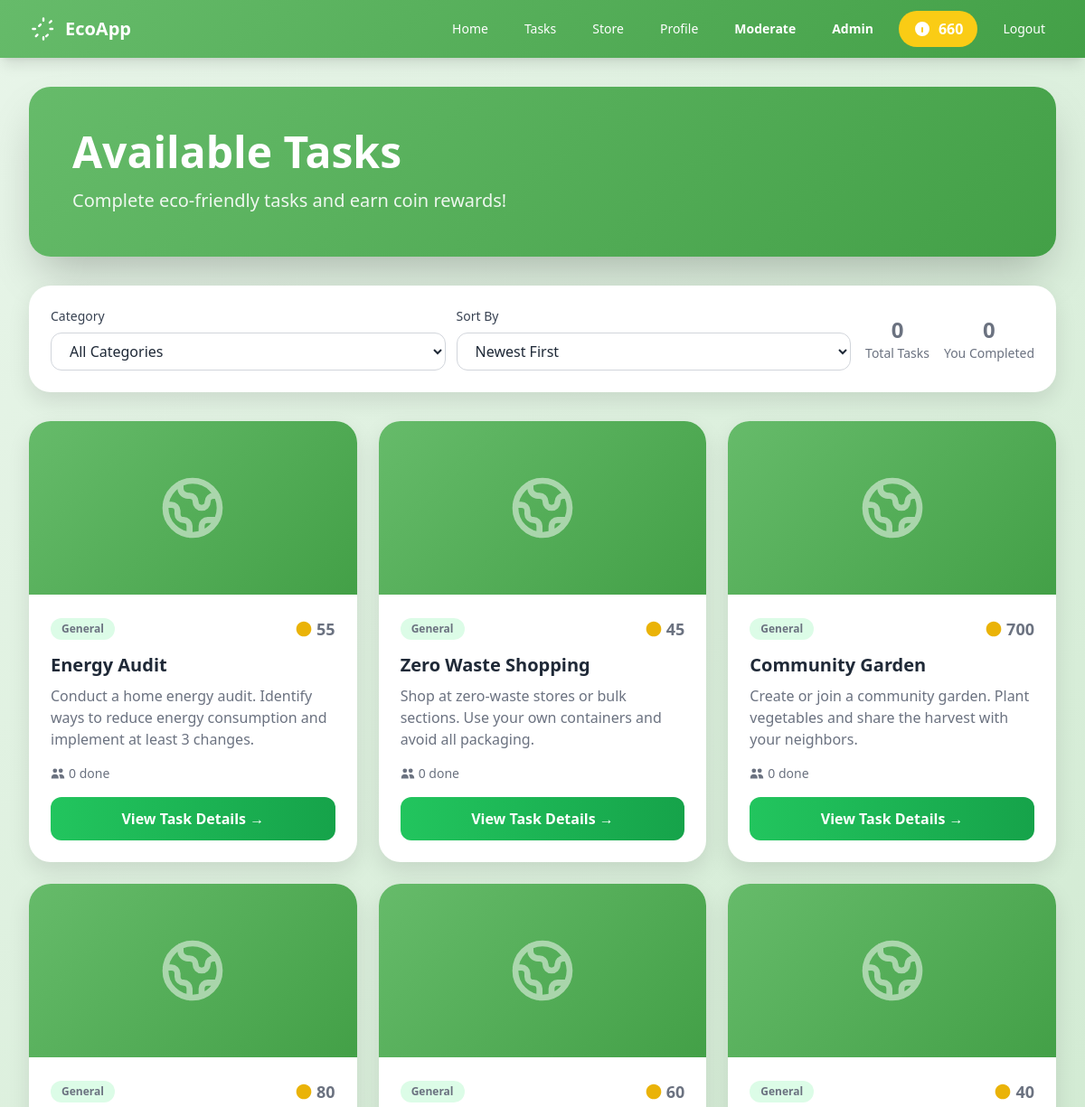
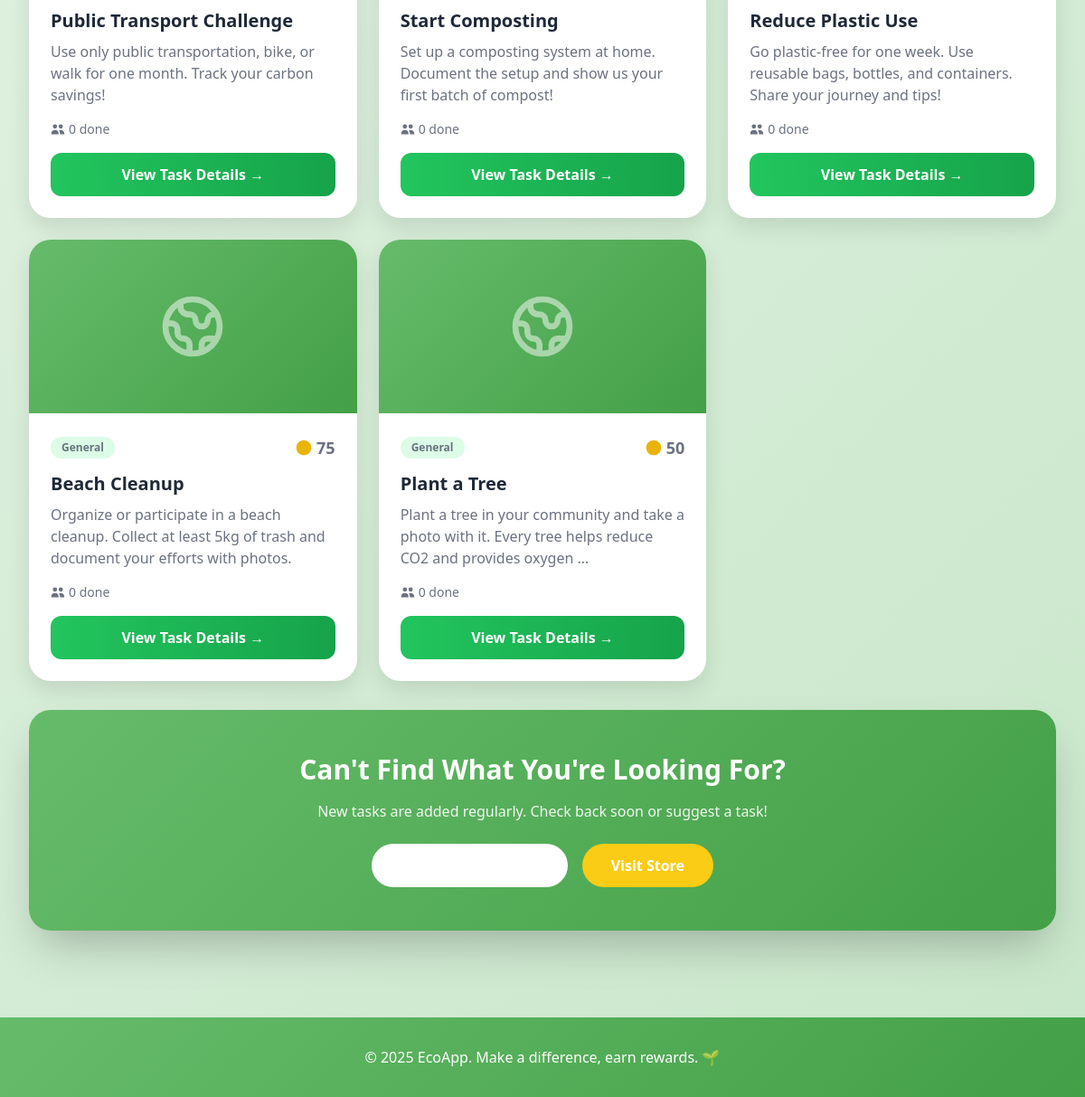
Page /tasks/ (signed in) on the committed database (2 pictures, top to bottom).
### eco/models.py (models this page shows, shortened)
class UserProfile(models.Model):
    user = models.OneToOneField(User, on_delete=models.CASCADE, related_name='profile')
    photo = models.ImageField(upload_to='profile_photos/', blank=True, null=True)
    location = models.CharField(max_length=100, blank=True)
    age = models.PositiveIntegerField(blank=True, null=True)
    bio = models.TextField(blank=True)
    coin_balance = models.IntegerField(default=0)

class EcoTask(models.Model):
    title = models.CharField(max_length=200)
    description = models.TextField()
    coin_reward = models.IntegerField(default=10)
    deadline = models.DateTimeField(blank=True, null=True)
    example_photo = models.ImageField(upload_to='task_examples/', blank=True, null=True)
    created_at = models.DateTimeField(auto_now_add=True)
    is_active = models.BooleanField(default=True)
    class Meta:
        ordering = ['-created_at']

### eco/views.py (the view)
# urls.py: path('tasks/', views.tasks_view, name='tasks'),
def tasks_view(request):
    tasks_list = EcoTask.objects.filter(is_active=True)
    submitted_task_ids = []
    if request.user.is_authenticated:
        submitted_task_ids = TaskSubmission.objects.filter(
            user=request.user
        ).values_list('task_id', flat=True)
    search = request.GET.get('search')
    if search:
        tasks_list = tasks_list.filter(
            Q(title__icontains=search) | Q(description__icontains=search)
        )
    difficulty = request.GET.get('difficulty')
    if difficulty:
        tasks_list = tasks_list.filter(difficulty=difficulty)
    sort = request.GET.get('sort')
    if sort == 'reward':
        tasks_list = tasks_list.order_by('-coin_reward')
    elif sort == 'deadline':
        tasks_list = tasks_list.order_by('deadline')
    elif sort == 'title':
        tasks_list = tasks_list.order_by('title')
    else:
        tasks_list = tasks_list.order_by('-created_at')
    paginator = Paginator(tasks_list, 9)  # 9 tasks per page
    page = request.GET.get('page')
    tasks = paginator.get_page(page)
    context = {
        'tasks': tasks,
        'submitted_task_ids': submitted_task_ids,
    }
    return render(request, 'eco/tasks.html', context)

### eco/templates/eco/tasks.html (shortened to what this page needs)
{% extends 'eco/base.html' %}
{% block content %}
<div class="space-y-8">
    <div class="gradient-primary rounded-3xl p-8 md:p-12 shadow-2xl">
        <h1 class="text-3xl md:text-5xl font-bold text-white mb-4">Available Tasks</h1>
        <p class="text-lg md:text-xl text-white opacity-90">Complete eco-friendly tasks and earn coin rewards!</p>
    </div>
    <div class="card p-6">
        <div class="flex flex-col lg:flex-row justify-between items-start lg:items-center gap-4">
            <form method="get" class="flex flex-wrap gap-3 items-end flex-1">
                <div class="flex-1 min-w-[200px]">
                    <label for="category" class="block text-sm font-medium text-gray-700 mb-2">Category</label>
                    <select name="category" id="category" onchange="this.form.submit()"
                            class="w-full px-4 py-2 border border-gray-300 rounded-xl focus:outline-none focus:ring-2 focus:ring-green-500 text-gray-800">
                        <option value="">All Categories</option>
                    </select>
                </div>
                <div class="flex-1 min-w-[200px]">
                    <label for="sort" class="block text-sm font-medium text-gray-700 mb-2">Sort By</label>
                    <select name="sort" id="sort" onchange="this.form.submit()"
                            class="w-full px-4 py-2 border border-gray-300 rounded-xl focus:outline-none focus:ring-2 focus:ring-green-500 text-gray-800">
                        <option value="newest" {% if request.GET.sort == 'newest' %}selected{% endif %}>Newest First</option>
                    </select>
                </div>
            </form>
            <div class="flex gap-4 flex-wrap">
                <div class="text-center">
                    <p class="text-2xl font-bold text-green-600">{{ total_tasks|default:0 }}</p>
                    <p class="text-sm text-gray-600">Total Tasks</p>
                </div>
                <div class="text-center">
                    <p class="text-2xl font-bold text-blue-600">{{ your_completed|default:0 }}</p>
                    <p class="text-sm text-gray-600">You Completed</p>
                </div>
            </div>
        </div>
    </div>
    <div>
        <div class="grid grid-cols-1 md:grid-cols-2 lg:grid-cols-3 gap-4 md:gap-6">
            {% for task in tasks %}
            <div class="card overflow-hidden hover:shadow-2xl transition-all duration-300 fade-in group">
                {% if task.image %}
                <div class="h-48 overflow-hidden">
                    <img src="{{ task.image.url }}" alt="{{ task.title }}"
                         class="w-full h-full object-cover group-hover:scale-110 transition-transform duration-300">
                </div>
                {% else %}
                <div class="h-48 gradient-primary flex items-center justify-center">
                </div>
                {% endif %}
                <div class="p-6">
                    <div class="flex items-center justify-between mb-3">
                        <span class="bg-green-100 text-green-800 text-xs font-semibold px-3 py-1 rounded-full">
                            {{ task.category|default:"General"|title }}
                        </span>
                        <div class="flex items-center space-x-1">
                            <svg class="w-5 h-5 text-yellow-500" viewBox="0 0 24 24" fill="currentColor">
                                <path d="M12 2C6.48 2 2 6.48 2 12C2 17.52 6.48 22 12 22C17.52 22 22 17.52 22 12C22 6.48 17.52 2 12 2Z"/>
                            </svg>
                            <span class="text-lg font-bold text-gray-800">{{ task.reward_coins|default:task.coin_reward|default:0 }}</span>
                        </div>
                    </div>
                    <h3 class="text-xl font-bold text-gray-800 mb-2 line-clamp-2">{{ task.title }}</h3>
                    <p class="text-gray-600 mb-4 line-clamp-3">{{ task.description|truncatewords:20 }}</p>
                    <div class="flex items-center gap-4 text-sm text-gray-500 mb-4">
                        <div class="flex items-center gap-1">
                            <svg class="w-4 h-4" fill="currentColor" viewBox="0 0 20 20">
                                <path d="M9 6a3 3 0 11-6 0 3 3 0 016 0zM17 6a3 3 0 11-6 0 3 3 0 016 0zM12.93 17c.046-.327.07-.66.07-1a6.97 6.97 0 00-1.5-4.33A5 5 0 0119 16v1h-6.07zM6 11a5 5 0 015 5v1H1v-1a5 5 0 015-5z" />
                            </svg>
                            <span>{{ task.submission_count|default:0 }} done</span>
                        </div>
                    </div>
                    <a href="{% url 'task_detail' task.id %}"
                       class="block w-full text-center bg-gradient-to-r from-green-500 to-green-600 hover:from-green-600 hover:to-green-700 text-white font-semibold py-3 rounded-xl transition-all duration-300 transform hover:scale-105">
                        View Task Details →
                    </a>
                </div>
            </div>
            {% endfor %}
        </div>
    </div>
    <div class="gradient-primary rounded-3xl p-8 md:p-12 text-center shadow-2xl">
        <h2 class="text-2xl md:text-3xl font-bold text-white mb-4">Can't Find What You're Looking For?</h2>
        <p class="text-white opacity-90 mb-6">New tasks are added regularly. Check back soon or suggest a task!</p>
        <div class="flex flex-col sm:flex-row gap-4 justify-center">
            <a href="{% url 'profile' %}" class="bg-white text-green-600 hover:bg-green-50 px-8 py-3 rounded-full font-bold transition">
            </a>
            <a href="{% url 'store' %}" class="bg-yellow-400 text-green-900 hover:bg-yellow-300 px-8 py-3 rounded-full font-bold transition">
                Visit Store
            </a>
        </div>
    </div>
</div>
{% endblock %}

### eco/templates/eco/base.html (shortened to what this page needs)
<!DOCTYPE html>
<html lang="en">
<head>
    <script src="https://cdn.tailwindcss.com"></script>
</head>
<body>
    <nav class="gradient-primary shadow-lg sticky top-0 z-50">
        <div class="max-w-7xl mx-auto px-4 sm:px-6 lg:px-8">
            <div class="flex justify-between items-center h-16">
                <div class="flex items-center">
                    <a href="{% url 'home' %}" class="flex items-center space-x-2">
                        <span class="text-white text-xl font-bold">EcoApp</span>
                    </a>
                </div>
                <div class="desktop-menu hidden md:flex items-center space-x-4">
                    {% if user.is_authenticated %}
                        <a href="{% url 'home' %}" class="text-white hover:text-green-100 px-3 py-2 rounded-md text-sm font-medium transition">Home</a>
                        <a href="{% url 'tasks' %}" class="text-white hover:text-green-100 px-3 py-2 rounded-md text-sm font-medium transition">Tasks</a>
                        <a href="{% url 'store' %}" class="text-white hover:text-green-100 px-3 py-2 rounded-md text-sm font-medium transition">Store</a>
                        <a href="{% url 'profile' %}" class="text-white hover:text-green-100 px-3 py-2 rounded-md text-sm font-medium transition">Profile</a>
                        {% if user.is_staff %}
                            <a href="{% url 'moderation_dashboard' %}" class="text-yellow-300 hover:text-yellow-100 px-3 py-2 rounded-md text-sm font-bold transition">
                                Moderate
                            </a>
                        {% endif %}
                        {% if user.is_superuser %}
                            <a href="{% url 'admin_dashboard' %}" class="text-yellow-300 hover:text-yellow-100 px-3 py-2 rounded-md text-sm font-bold transition">
                                Admin
                            </a>
                        {% endif %}
                        <div class="bg-yellow-400 text-green-900 px-4 py-2 rounded-full font-bold flex items-center space-x-2">
                            <svg class="w-5 h-5" fill="currentColor" viewBox="0 0 20 20">
                                <path d="M10 2a8 8 0 100 16 8 8 0 000-16zM9 9a1 1 0 112 0v4a1 1 0 11-2 0V9zm1-5a1 1 0 100 2 1 1 0 000-2z"/>
                            </svg>
                            <span>{{ user.profile.coin_balance|default:0 }}</span>
                        </div>
                        <a href="{% url 'logout' %}" class="text-white hover:text-red-200 px-3 py-2 rounded-md text-sm font-medium transition">Logout</a>
                    {% else %}
                        <a href="{% url 'login' %}" class="text-white hover:text-green-100 px-3 py-2 rounded-md text-sm font-medium transition">Login</a>
                        <a href="{% url 'signup' %}" class="bg-white text-green-700 hover:bg-green-50 px-4 py-2 rounded-full text-sm font-medium transition">Sign Up</a>
                    {% endif %}
                </div>
            </div>
        </div>
    </nav>
    <main class="max-w-7xl mx-auto px-4 sm:px-6 lg:px-8 py-8">
        {% block content %}{% endblock %}
    </main>
    <footer class="gradient-primary text-white mt-16 py-8">
        <div class="max-w-7xl mx-auto px-4 sm:px-6 lg:px-8 text-center">
            <p class="text-white">&copy; 2025 EcoApp. Make a difference, earn rewards. 🌱</p>
        </div>
    </footer>
</body>
</html>

### eco/templates/eco/base.html (style rules this page uses)
body { background: linear-gradient(135deg, #E8F5E9 0%, #C8E6C9 100%); min-height: 100vh; color: #1F2937; }
.gradient-primary { background: linear-gradient(135deg, #66BB6A 0%, #43A047 100%); color: white !important; }
.gradient-primary * { color: white !important; }
.card { background: white; border-radius: 1.5rem; box-shadow: 0 10px 25px rgba(0,0,0,0.1); transition: all 0.3s ease; color: #1F2937 !important; }
.card h1, .card h2, .card h3, .card h4, .card h5, .card h6 { color: #1F2937 !important; }
.card p, .card span, .card div { color: #6B7280 !important; }
input, textarea, select { color: #1F2937 !important; background: white !important; }
.fade-in { animation: fadeIn 0.6s ease-out; }

### eco/templates/eco/tasks.html (style rules this page uses)
.line-clamp-2 { display: -webkit-box; -webkit-line-clamp: 2; -webkit-box-orient: vertical; overflow: hidden; }
.line-clamp-3 { display: -webkit-box; -webkit-line-clamp: 3; -webkit-box-orient: vertical; overflow: hidden; }
.fade-in { animation: fadeIn 0.5s ease-out; }

### rows in the picture
EcoTask: category "General", reward_coins "55", title "Energy Audit", description "Conduct a home energy audit. Identify ways to reduce energy consumption and implement at least 3 changes.", submission_count "0"
EcoTask: category "General", reward_coins "45", title "Zero Waste Shopping", description "Shop at zero-waste stores or bulk sections. Use your own containers and avoid all packaging.", submission_count "0"
EcoTask: category "General", reward_coins "700", title "Community Garden", description "Create or join a community garden. Plant vegetables and share the harvest with your neighbors.", submission_count "0"
EcoTask: category "General", reward_coins "80", title "Public Transport Challenge", description "Use only public transportation, bike, or walk for one month. Track your carbon savings!", submission_count "0"
EcoTask: category "General", reward_coins "60", title "Start Composting", description "Set up a composting system at home. Document the setup and show us your first batch of compost!", submission_count "0"
EcoTask: category "General", reward_coins "40", title "Reduce Plastic Use", description "Go plastic-free for one week. Use reusable bags, bottles, and containers. Share your journey and tips!", submission_count "0"
EcoTask: category "General", reward_coins "75", title "Beach Cleanup", description "Organize or participate in a beach cleanup. Collect at least 5kg of trash and document your efforts with photos.", submission_count "0"
EcoTask: category "General", reward_coins "50", title "Plant a Tree", description "Plant a tree in your community and take a photo with it. Every tree helps reduce CO2 and provides oxygen …", submission_count "0"

### other values in the picture
{{ user.profile.coin_balance|default:0 }} "660"
{{ total_tasks|default:0 }} "0"
{{ your_completed|default:0 }} "0"
